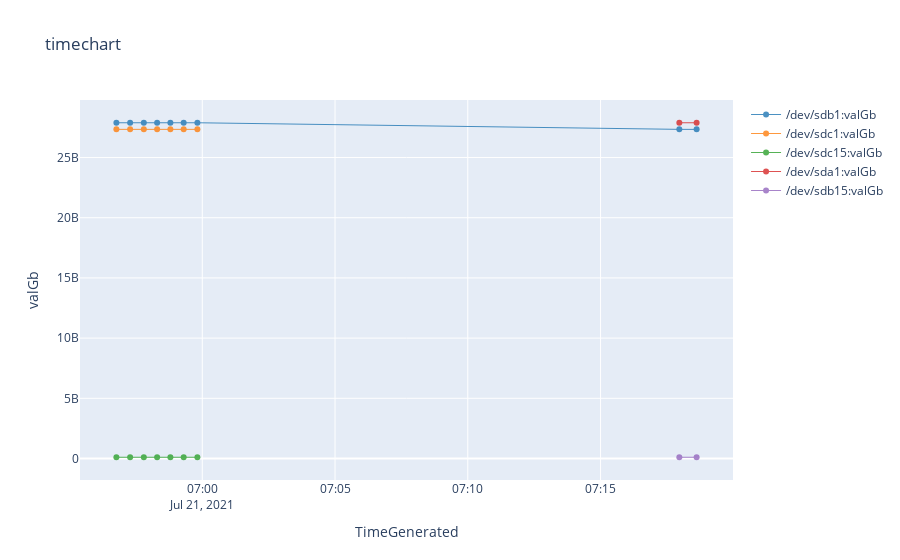

Notebook cell for this chart:
### Code cell
%%kql 
    InsightsMetrics
    | where Origin == "iot.azm.ms" and Namespace == "metricsmodule"
    | where Name == "edgeAgent_available_disk_space_bytes"
    | extend dimensions=parse_json(Tags)
    | extend device = tostring(dimensions.edge_device)
    | extend disk_name = tostring(dimensions.disk_name)
    | extend valGb = Val
    | where TimeGenerated > datetime("2021-07-21T06:40:00Z") and TimeGenerated < datetime("2021-07-21T07:25:00Z")
    | project TimeGenerated, valGb, disk_name
    | render timechart

### Figure 1 — Plotly figure (JSON) as saved in the notebook; plotly's stock layout.template omitted (floating-point values rounded to 4 significant figures)
{"data": [{"line": {"color": "rgb(31, 118, 179)", "width": 1}, "name": "/dev/sdb1:valGb", "opacity": 0.8, "type": "scatter", "x": ["2021-07-21T06:56:46+00:00", "2021-07-21T06:57:17+00:00", "2021-07-21T06:57:48+00:00", "2021-07-21T06:58:18+00:00", "2021-07-21T06:58:48+00:00", "2021-07-21T06:59:18+00:00", "2021-07-21T06:59:49+00:00", "2021-07-21T07:17:58+00:00", "2021-07-21T07:18:37+00:00"], "y": [27890552832, 27890552832, 27890552832, 27890552832, 27890552832, 27890552832, 27890552832, 27340206080, 27340206080]}, {"line": {"color": "rgb(254, 127, 14)", "width": 1}, "name": "/dev/sdc1:valGb", "opacity": 0.8, "type": "scatter", "x": ["2021-07-21T06:56:46+00:00", "2021-07-21T06:57:17+00:00", "2021-07-21T06:57:48+00:00", "2021-07-21T06:58:18+00:00", "2021-07-21T06:58:48+00:00", "2021-07-21T06:59:18+00:00", "2021-07-21T06:59:49+00:00", "2021-07-21T07:17:58+00:00", "2021-07-21T07:18:37+00:00"], "y": [27340886016, 27340886016, 27340886016, 27340886016, 27340886016, 27340886016, 27340886016, null, null]}, {"line": {"color": "rgb(44, 160, 44)", "width": 1}, "name": "/dev/sdc15:valGb", "opacity": 0.8, "type": "scatter", "x": ["2021-07-21T06:56:46+00:00", "2021-07-21T06:57:17+00:00", "2021-07-21T06:57:48+00:00", "2021-07-21T06:58:18+00:00", "2021-07-21T06:58:48+00:00", "2021-07-21T06:59:18+00:00", "2021-07-21T06:59:49+00:00", "2021-07-21T07:17:58+00:00", "2021-07-21T07:18:37+00:00"], "y": [102524928, 102524928, 102524928, 102524928, 102524928, 102524928, 102524928, null, null]}, {"line": {"color": "rgb(214, 39, 39)", "width": 1}, "name": "/dev/sda1:valGb", "opacity": 0.8, "type": "scatter", "x": ["2021-07-21T06:56:46+00:00", "2021-07-21T06:57:17+00:00", "2021-07-21T06:57:48+00:00", "2021-07-21T06:58:18+00:00", "2021-07-21T06:58:48+00:00", "2021-07-21T06:59:18+00:00", "2021-07-21T06:59:49+00:00", "2021-07-21T07:17:58+00:00", "2021-07-21T07:18:37+00:00"], "y": [null, null, null, null, null, null, null, 27890552832, 27890552832]}, {"line": {"color": "rgb(147, 102, 189)", "width": 1}, "name": "/dev/sdb15:valGb", "opacity": 0.8, "type": "scatter", "x": ["2021-07-21T06:56:46+00:00", "2021-07-21T06:57:17+00:00", "2021-07-21T06:57:48+00:00", "2021-07-21T06:58:18+00:00", "2021-07-21T06:58:48+00:00", "2021-07-21T06:59:18+00:00", "2021-07-21T06:59:49+00:00", "2021-07-21T07:17:58+00:00", "2021-07-21T07:18:37+00:00"], "y": [null, null, null, null, null, null, null, 102524928, 102524928]}], "layout": {"showlegend": true, "title": {"text": "timechart"}, "xaxis": {"autorange": true, "title": {"text": "TimeGenerated"}, "type": "date"}, "yaxis": {"ticksuffix": "", "title": {"text": "valGb"}, "type": "linear"}}}
